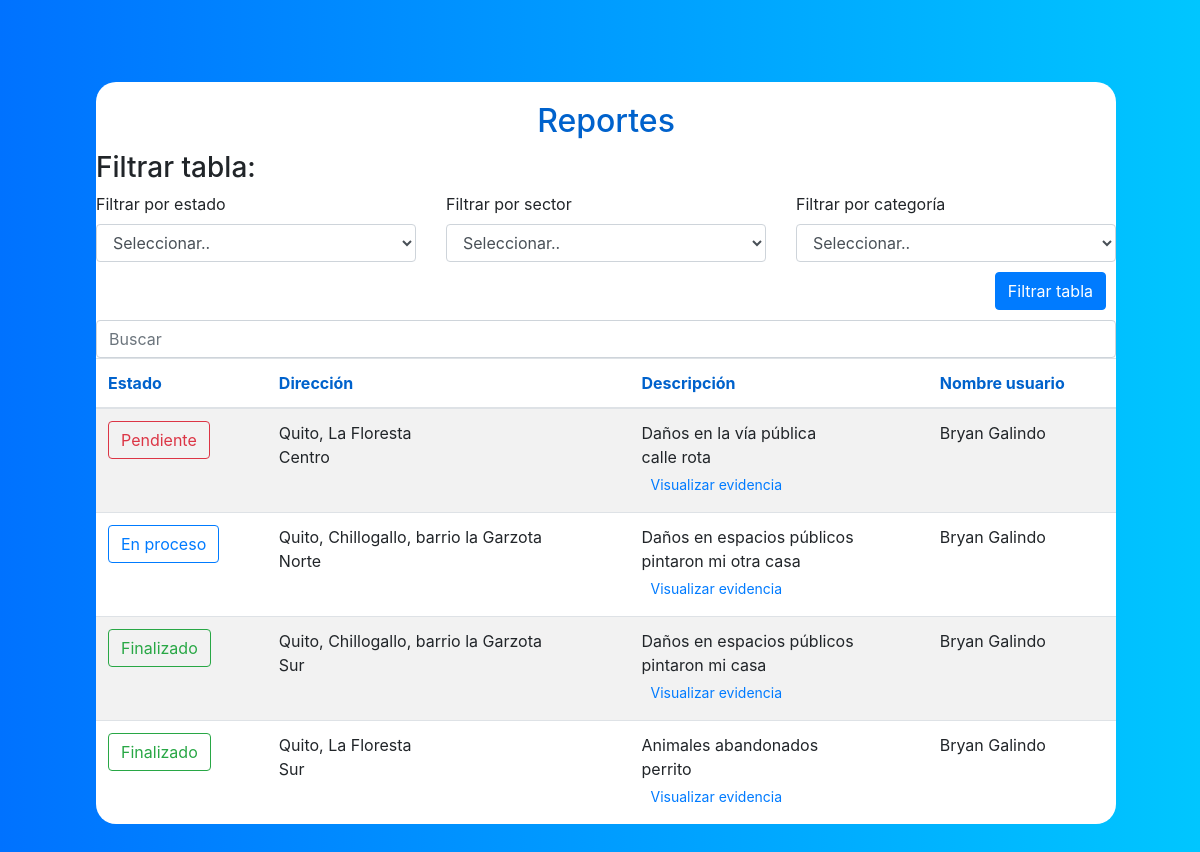
Screenshot of /lista_reportes with the database file from the repository.
### reportes/models.py (models this page shows, shortened)
class Reporte(models.Model):
    sector_reporte = models.CharField(max_length=40, choices=Sector.choices())
    direccion_reporte = models.CharField(max_length=120)
    categoria_reporte = models.CharField(max_length=120, choices=Categoria.choices())
    evidencia_reporte = models.FileField(upload_to='uploads/%Y/%m/%d/')
    descripcion_reporte = models.CharField(max_length=240)
    usuario_reporte = models.ForeignKey(Usuario, on_delete=models.CASCADE, null=True)
    estado_reporte = models.CharField(max_length=40, choices=Estado.choices())
    observacion = models.CharField(max_length=500, null=True)

### cuentas/models.py (models this page shows)
class Usuario(AbstractBaseUser, PermissionsMixin):
    nombre_usuario = models.CharField(max_length=40)
    apellido_usuario = models.CharField(max_length=40)
    fecha_nacimiento = models.DateField()
    correo_electronico = models.EmailField(max_length=40, unique=True)
    USERNAME_FIELD = 'correo_electronico'
    REQUIRED_FIELDS = ['nombre_usuario', 'apellido_usuario', 'fecha_nacimiento', ]

### reportes/views.py (the view)
# urls.py: path('lista_reportes', reportes.views.lista_reportes),
def lista_reportes(request):
    if 'filtro' in request.POST:
        reportes_pendientes = []
        reportes_en_proceso = []
        reportes_finalizados = []
        print(request.POST['select_estado'])
        print(request.POST['select_sector'])
        print(request.POST['select_categoria'])
        if request.POST['select_estado'] != "null" and request.POST['select_sector'] != "null" and request.POST['select_categoria'] != "null":
            reportes_filtrados = Reporte.objects.filter(estado_reporte=request.POST['select_estado'],
                                                        sector_reporte=request.POST['select_sector'],
                                                        categoria_reporte=request.POST['select_categoria'])
        elif request.POST['select_estado'] != "null" and request.POST['select_sector'] != "null":
            reportes_filtrados = Reporte.objects.filter(estado_reporte=request.POST['select_estado'],
                                                        sector_reporte=request.POST['select_sector'])
        elif request.POST['select_estado'] != "null" and request.POST['select_categoria'] != "null":
            reportes_filtrados = Reporte.objects.filter(estado_reporte=request.POST['select_estado'],
                                                        categoria_reporte=request.POST['select_categoria'])
        elif request.POST['select_sector'] != "null" and request.POST['select_categoria'] != "null":
            reportes_filtrados = Reporte.objects.filter(sector_reporte=request.POST['select_sector'],
                                                        categoria_reporte=request.POST['select_categoria'])
        elif request.POST['select_estado'] != "null":
            reportes_filtrados = Reporte.objects.filter(estado_reporte=request.POST['select_estado'])
        elif request.POST['select_sector'] != "null":
            reportes_filtrados = Reporte.objects.filter(sector_reporte=request.POST['select_sector'])
            reportes_pendientes = reportes_filtrados
        elif request.POST['select_categoria'] != "null":
            reportes_filtrados = Reporte.objects.filter(categoria_reporte=request.POST['select_categoria'])
            reportes_pendientes = reportes_filtrados
        else:
            reportes_pendientes = Reporte.objects.filter(estado_reporte='Pendiente').order_by('-id')
            reportes_en_proceso = Reporte.objects.filter(estado_reporte='En proceso')
            reportes_finalizados = Reporte.objects.filter(estado_reporte='Finalizado')
        if request.POST['select_estado'] == 'Pendiente':
            reportes_pendientes = reportes_filtrados
        elif request.POST['select_estado'] == 'En proceso':
            reportes_en_proceso = reportes_filtrados
        elif request.POST['select_estado'] == 'Finalizado':
            reportes_finalizados = reportes_filtrados
        context = {
            'reportes_pendientes': reportes_pendientes,
            'reportes_en_proceso': reportes_en_proceso,
            'reportes_finalizados': reportes_finalizados
        }
    else:
        reportes_pendientes = Reporte.objects.filter(estado_reporte='Pendiente').order_by('-id')
        reportes_en_proceso = Reporte.objects.filter(estado_reporte='En proceso')
        reportes_finalizados = Reporte.objects.filter(estado_reporte='Finalizado')
        context = {
            'reportes_pendientes': reportes_pendientes,
            'reportes_en_proceso': reportes_en_proceso,
            'reportes_finalizados': reportes_finalizados
        }
    return render(request, 'reportes_listaV2.html', context)

### reportes/templates/reportes_listaV2.html (shortened to what this page needs)
<!DOCTYPE html>
<html lang="en">
<head>
    <link href="//maxcdn.bootstrapcdn.com/bootstrap/4.1.1/css/bootstrap.min.css" rel="stylesheet" id="bootstrap-css">
    <link rel="stylesheet" href="../static/css/estilos_lista.css">
</head>
<body>
<div class="contact-form">
    <h2>Reportes</h2>
    <form method="POST" enctype=multipart/form-data>
        <h3> Filtrar tabla:</h3>
        <div class="row">
            <div class="col-sm">
                <label>Filtrar por estado</label>
                <select class="form-control" name="select_estado">
                    <option value=null>Seleccionar..</option>
                </select>
            </div>
            <div class="col-sm">
                <label>Filtrar por sector</label>
                <select class="form-control" id="select_sector" name="select_sector">
                    <option value=null>Seleccionar..</option>
                </select>
            </div>
            <div class="col-sm">
                <label>Filtrar por categoría</label>
                <select class="form-control" id="select_categoria" name="select_categoria">
                    <option value=null>Seleccionar..</option>
                </select>
            </div>
        </div>
        <button class="btn btn-primary" name="filtro" value="Filtrar" type="submit" style="float: right; margin: 10px;">Filtrar tabla</button>
    </form>
    <input class="form-control" id="buscador" type="text" placeholder="Buscar">
    <table class="table table-striped table-hover">
        <thead>
        <tr>
            <th>Estado</th>
            <th>Dirección</th>
            <th>Descripción</th>
            <th>Nombre usuario</th>
        </tr>
        </thead>
        <tbody id="table">
        {% for reporte in reportes_pendientes %}
            <tr>
                <td>
                    <a href='{% url 'actualizar_reporte' reporte.id %}' class="btn {{ clase_estado }}
                          {% if reporte.estado_reporte == "Pendiente" %}
                            btn-outline-danger
                            {% elif reporte.estado_reporte == "En proceso" %}
                            btn-outline-primary
                            {% elif reporte.estado_reporte == "Finalizado" %}
                            btn-outline-success
                           {% endif %}"
                    >
                        {{ reporte.estado_reporte }}
                    </a>
                </td>
                <td>{{ reporte.direccion_reporte }}<br/>{{ reporte.sector_reporte.title }}</td>
                <td>
                    {% if reporte.categoria_reporte == "DANOS_EN_ESPACIOS_PUBLICOS" %}
                        Daños en espacios públicos
                    {% elif reporte.categoria_reporte == "DANOS_EN_LA_VIA_PUBLICA" %}
                        Daños en la vía pública
                    {% elif reporte.categoria_reporte == "ANIMALES_ABANDONADOS_EN_LA_VIA_PUBLICA" %}
                        Animales abandonados
                    {% elif reporte.categoria_reporte == "BASURA_EN_LUGARES_INCORRECTOS" %}
                        Basura en lugares incorrectos
                    {% endif %}
                    <br/>
                    {{ reporte.descripcion_reporte }}
                    <br/>
                    <a href="{{ reporte.evidencia_reporte }}" class="btn btn-link btn-sm"
                       target="_blank">Visualizar evidencia</a>
                </td>
                <td>{{ reporte.usuario_reporte.nombre_usuario }} {{ reporte.usuario_reporte.apellido_usuario }}</td>
            </tr>
        {% endfor %}
        {% for reporte in reportes_en_proceso %}
            <tr>
                <td>
                   <a href='{% url 'actualizar_reporte' reporte.id %}' class="btn {{ clase_estado }}
                          {% if reporte.estado_reporte == "Pendiente" %}
                            btn-outline-danger
                            {% elif reporte.estado_reporte == "En proceso" %}
                            btn-outline-primary
                            {% elif reporte.estado_reporte == "Finalizado" %}
                            btn-outline-success
                           {% endif %}"
                    >
                        {{ reporte.estado_reporte }}
                    </a>
                </td>
                <td>{{ reporte.direccion_reporte }}<br/>{{ reporte.sector_reporte.title }}</td>
                <td>
                    {% if reporte.categoria_reporte == "DANOS_EN_ESPACIOS_PUBLICOS" %}
                        Daños en espacios públicos
                    {% elif reporte.categoria_reporte == "DANOS_EN_LA_VIA_PUBLICA" %}
                        Daños en la vía pública
                    {% elif reporte.categoria_reporte == "ANIMALES_ABANDONADOS_EN_LA_VIA_PUBLICA" %}
                        Animales abandonados
                    {% elif reporte.categoria_reporte == "BASURA_EN_LUGARES_INCORRECTOS" %}
                        Basura en lugares incorrectos
                    {% endif %}
                    <br/>
                    {{ reporte.descripcion_reporte }}
                    <br/>
                    <a href="{{ reporte.evidencia_reporte }}" class="btn btn-link btn-sm"
                       target="_blank">Visualizar evidencia</a>
                </td>
                <td>{{ reporte.usuario_reporte.nombre_usuario }} {{ reporte.usuario_reporte.apellido_usuario }}</td>
            </tr>
        {% endfor %}
        {% for reporte in reportes_finalizados %}
            <tr>
                <td>
                    <a href='{% url 'actualizar_reporte' reporte.id %}' class="btn {{ clase_estado }}
                          {% if reporte.estado_reporte == "Pendiente" %}
                            btn-outline-danger
                            {% elif reporte.estado_reporte == "En proceso" %}
                            btn-outline-primary
                            {% elif reporte.estado_reporte == "Finalizado" %}
                            btn-outline-success
                           {% endif %}"
                    >
                        {{ reporte.estado_reporte }}
                    </a>
                </td>
                <td>{{ reporte.direccion_reporte }}<br/>{{ reporte.sector_reporte.title }}</td>
                <td>
                    {% if reporte.categoria_reporte == "DANOS_EN_ESPACIOS_PUBLICOS" %}
                        Daños en espacios públicos
                    {% elif reporte.categoria_reporte == "DANOS_EN_LA_VIA_PUBLICA" %}
                        Daños en la vía pública
                    {% elif reporte.categoria_reporte == "ANIMALES_ABANDONADOS_EN_LA_VIA_PUBLICA" %}
                        Animales abandonados
                    {% elif reporte.categoria_reporte == "BASURA_EN_LUGARES_INCORRECTOS" %}
                        Basura en lugares incorrectos
                    {% endif %}
                    <br/>
                    {{ reporte.descripcion_reporte }}
                    <br/>
                    <a href="{{ reporte.evidencia_reporte }}" class="btn btn-link btn-sm"
                       target="_blank">Visualizar evidencia</a>
                </td>
                <td>{{ reporte.usuario_reporte.nombre_usuario }} {{ reporte.usuario_reporte.apellido_usuario }}</td>
            </tr>
        {% endfor %}
        </tbody>
    </table>
</div>
</body>
</html>

### reportes/static/css/estilos_lista.css (style rules this page uses)
body { background: -webkit-linear-gradient(left, #0072ff, #00c6ff); }
.contact-form { background: #fff; margin-top: 3%; margin-bottom: 5%; width: 85%; margin-left: 8%; border-radius: 20px; }
.contact-form h2 { margin-bottom: 1%; margin-top: 8%; padding-top: 2%; text-align: center; color: #0062cc; }
th { color: #0062cc; }

### rows the page displays
Reporte: estado_reporte "Pendiente", direccion_reporte "Quito, La Floresta", sector_reporte "Centro", shows "Daños en la vía pública", descripcion_reporte "calle rota", usuario_reporte.nombre_usuario "Bryan", usuario_reporte.apellido_usuario "Galindo"
Reporte: estado_reporte "En proceso", direccion_reporte "Quito, Chillogallo, barrio la Garzota", sector_reporte "Norte", shows "Daños en espacios públicos", descripcion_reporte "pintaron mi otra casa", usuario_reporte.nombre_usuario "Bryan", usuario_reporte.apellido_usuario "Galindo"
Reporte: estado_reporte "Finalizado", direccion_reporte "Quito, Chillogallo, barrio la Garzota", sector_reporte "Sur", shows "Daños en espacios públicos", descripcion_reporte "pintaron mi casa", usuario_reporte.nombre_usuario "Bryan", usuario_reporte.apellido_usuario "Galindo"
Reporte: estado_reporte "Finalizado", direccion_reporte "Quito, La Floresta", sector_reporte "Sur", shows "Animales abandonados", descripcion_reporte "perrito", usuario_reporte.nombre_usuario "Bryan", usuario_reporte.apellido_usuario "Galindo"
